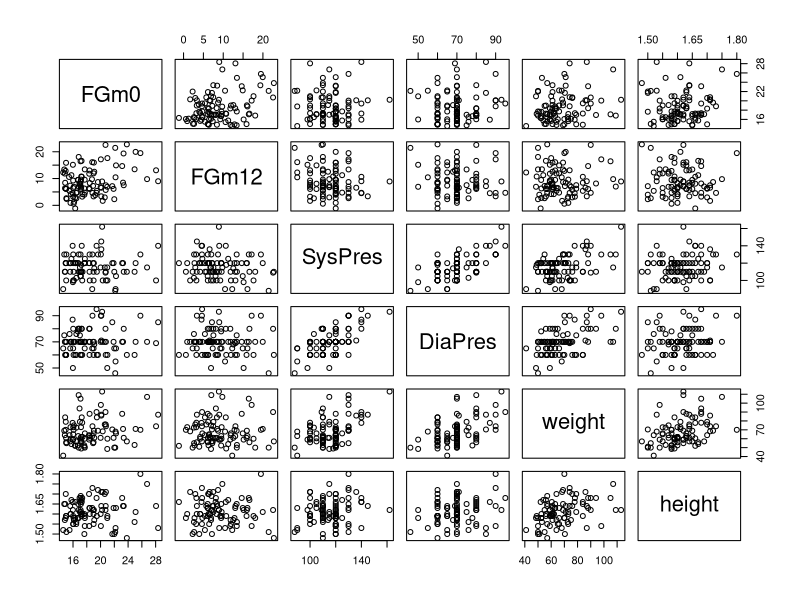
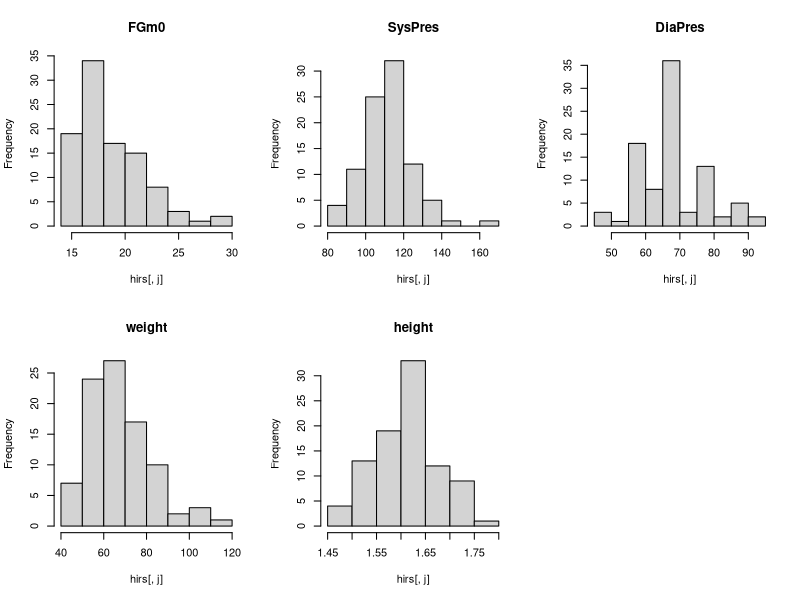
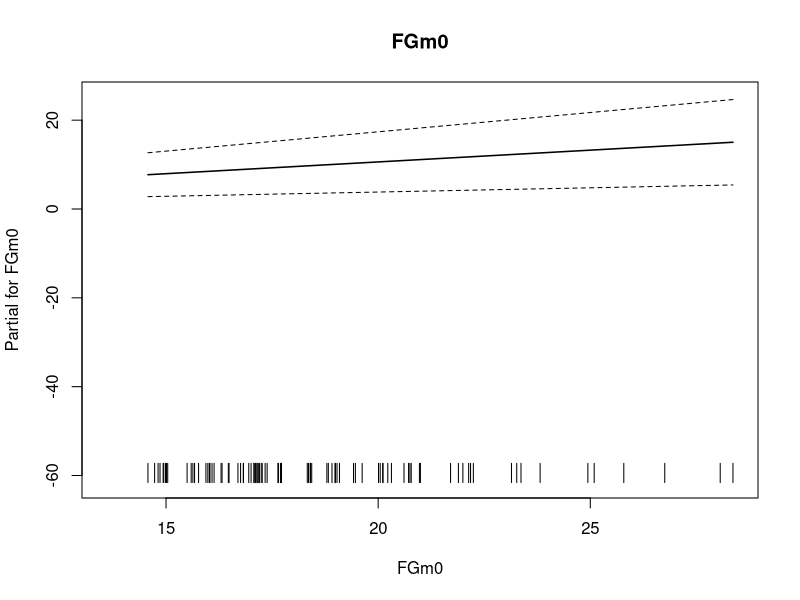
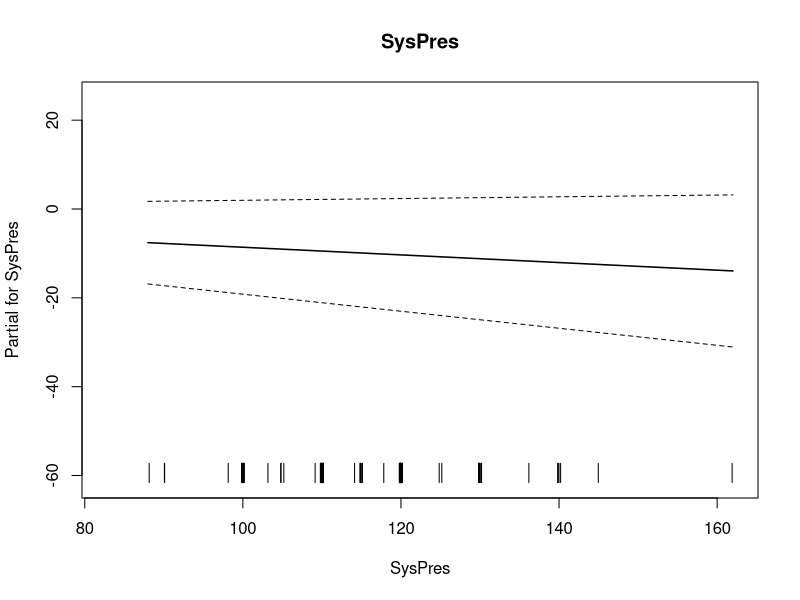
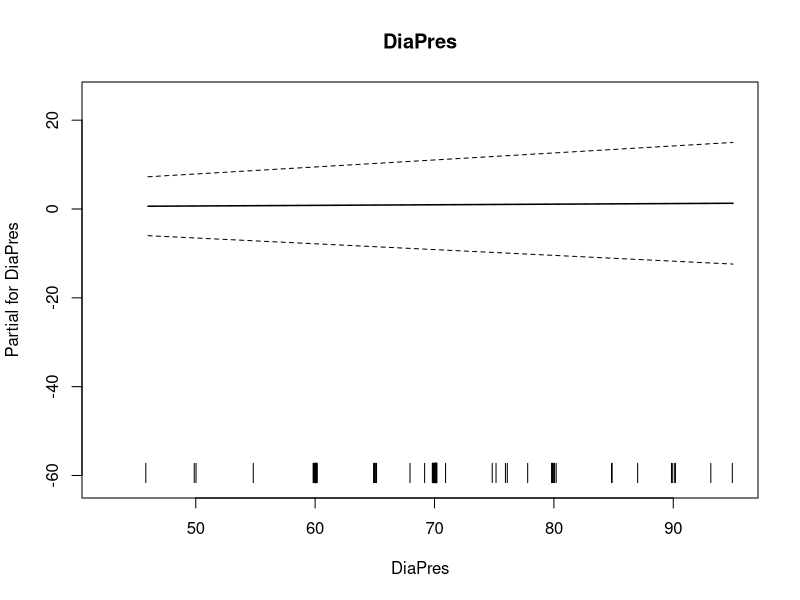
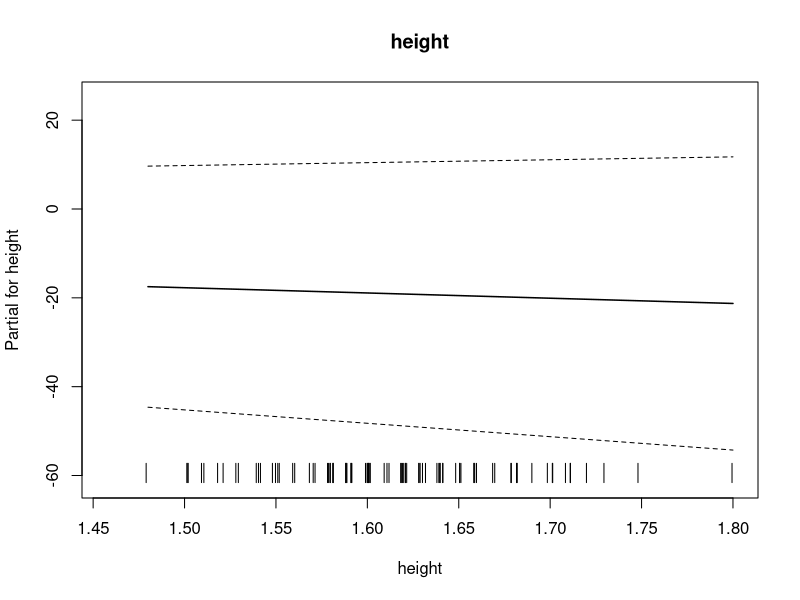
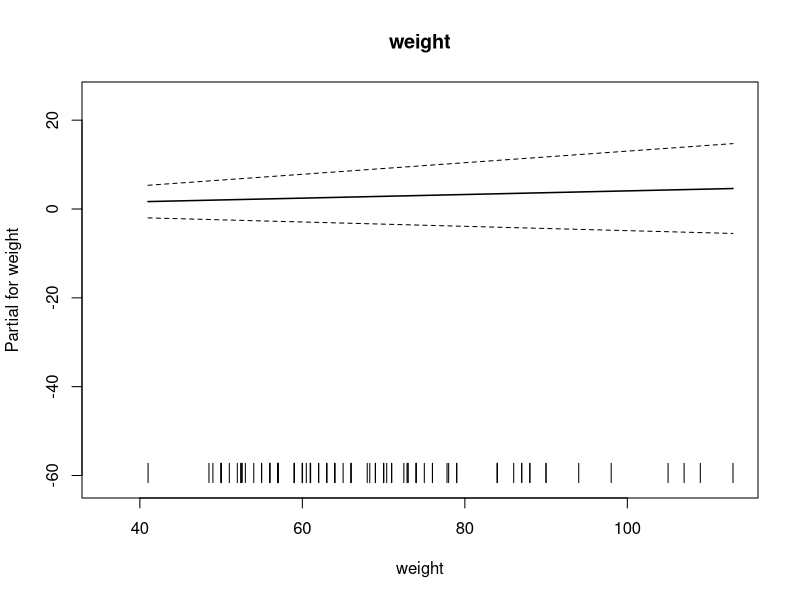
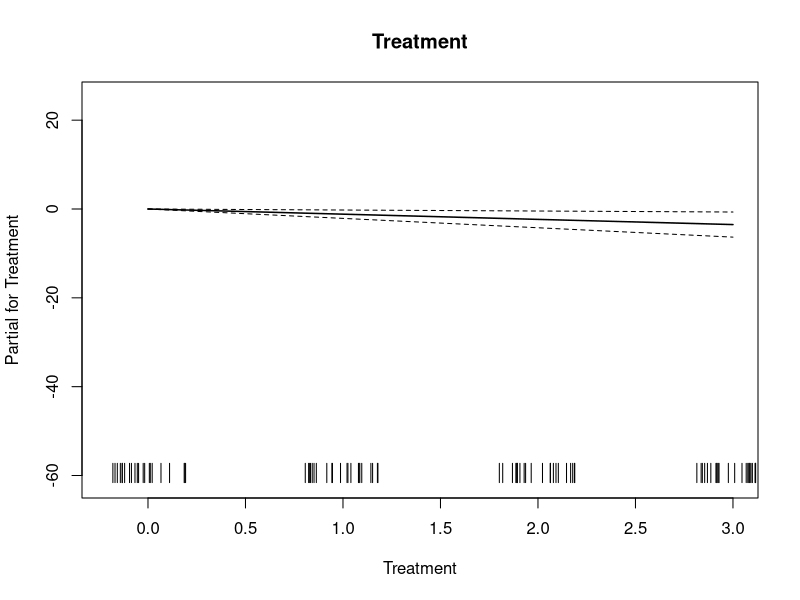

These figures' R source, in order: (Note: this script raises an error after producing the figures.)
## ---- chunk 1
knitr::opts_chunk$set(echo = TRUE)
## ---- chunk 2
library(sm)
library(mgcv)
## ---- chunk 3
hirs <- read.table("hirsutism.dat",header=T, sep="\t",fill=TRUE)

#summary(hirs)
attach(hirs)
## ---- chunk 4
plot(hirs[,-c(1,3,4)])
## ---- chunk 5
old.par<-par(mfrow=c(2,3))
for (j in c(2,6,7,8,9)) hist(hirs[,j],main=names(hirs)[j])
par(old.par)
## ---- chunk 6
apply(hirs[,-c(1,3,4,5)],2,sd, na.rm = T) # sd: standard deviation
## ---- chunk 7
apply(hirs[,-c(1,3,4,5)],2,function(x){diff(range(x, na.rm = T))})
## ---- chunk 8
# multiple linear regression
gam_0.1 <- gam(FGm12 ~ FGm0 + SysPres + DiaPres + height + weight + Treatment)
summary(gam_0.1)
## ---- chunk 9
plot(gam_0.1, all.terms=TRUE)
## ---- chunk 10
# generative additive model
gam_1.1 <- gam(FGm12 ~ s(FGm0, by=Treatment) + s(SysPres, by=Treatment) + s(DiaPres, by=Treatment) + s(height, by=Treatment) + s(weight, by=Treatment))
summary(gam_1.1)
## ---- chunk 11
plot(gam_1.1,residuals=TRUE, shade=TRUE, shade.col="lightblue", seWithMean=TRUE, cex=3, lwd=2, shift= coef(gam_1.1)[1])
## ---- chunk 12
gam.check(gam_1.1)
## ---- chunk 13
gam_1.2 <- gam(FGm12 ~ s(FGm0) + s(SysPres) + s(DiaPres) + s(height) + s(weight) )
summary(gam_1.2)
## ---- chunk 14
plot(gam_1.2,residuals=TRUE, shade=TRUE, shade.col="lightblue", seWithMean=TRUE, cex=3, lwd=2, shift= coef(gam_1.1)[1])
## ---- chunk 15
gam.check(gam_1.2)
## ---- chunk 16
# semiparametric model - SysPres (low df at model 1.1)
gam_2.1 <- gam(FGm12 ~ s(FGm0, by=Treatment) + SysPres + s(DiaPres, by=Treatment) + s(height, by=Treatment) + s(weight, by=Treatment))
summary(gam_2.1)
## ---- chunk 17
plot(gam_2.1,residuals=TRUE, shade=TRUE, shade.col="lightblue", seWithMean=TRUE, cex=3, lwd=2, shift= coef(gam_2.1)[1])
## ---- chunk 18
gam.check(gam_2.1)
## ---- chunk 19
# semiparametric model - FGm0 (low df at model 1.1)
gam_2.2 <- gam(FGm12 ~ FGm0 + s(SysPres, by=Treatment) + s(DiaPres, by=Treatment) + s(height, by=Treatment) + s(weight, by=Treatment))
summary(gam_2.2)
## ---- chunk 20
plot(gam_2.2,residuals=TRUE, shade=TRUE, shade.col="lightblue", seWithMean=TRUE, cex=3, lwd=2, shift= coef(gam_2.2)[1])
## ---- chunk 21
gam.check(gam_2.2)
## ---- chunk 22
# semiparametric model - DiaPres (low df at model 1.1)
gam_2.3 <- gam(FGm12 ~ s(FGm0, by=Treatment) + s(SysPres, by=Treatment) + DiaPres + s(height, by=Treatment) + s(weight, by=Treatment))
summary(gam_2.3)
## ---- chunk 23
plot(gam_2.3,residuals=TRUE, shade=TRUE, shade.col="lightblue", seWithMean=TRUE, cex=3, lwd=2, shift= coef(gam_2.3)[1])
## ---- chunk 24
gam.check(gam_2.3)
## ---- chunk 25
# semiparametric model - FGmO + SysPres
gam_3.1 <- gam(FGm12 ~ FGm0 + SysPres + s(DiaPres, by=Treatment) + s(height, by=Treatment) + s(weight, by=Treatment))
summary(gam_3.1)
## ---- chunk 26
plot(gam_3.1,residuals=TRUE, shade=TRUE, shade.col="lightblue", seWithMean=TRUE, cex=3, lwd=2, shift= coef(gam_3.1)[1])
## ---- chunk 27
gam.check(gam_3.1)
## ---- chunk 28
# semiparametric model - FGmO + DiaPres
gam_3.2 <- gam(FGm12 ~ FGm0 + s(SysPres, by=Treatment) + DiaPres + s(height, by=Treatment) + s(weight, by=Treatment))
summary(gam_3.2)
## ---- chunk 29
plot(gam_3.2,residuals=TRUE, shade=TRUE, shade.col="lightblue", seWithMean=TRUE, cex=3, lwd=2, shift= coef(gam_3.2)[1])
## ---- chunk 30
gam.check(gam_3.2)
## ---- chunk 31
gam_4.1 <- gam(FGm12 ~ FGm0 + SysPres + s(DiaPres, by=Treatment) + s(height, by=Treatment) + s(weight))
summary(gam_4.1)
## ---- chunk 32
plot(gam_4.1,residuals=TRUE, shade=TRUE, shade.col="lightblue", seWithMean=TRUE, cex=3, lwd=2, shift= coef(gam_4.1)[1])
## ---- chunk 33
gam.check(gam_4.1)
## ---- chunk 34
gam_5.1 <- gam(FGm12 ~ SysPres +  s(FGm0,SysPres, by=Treatment, k=5) + s(height, k=25, bs="cr") + s(weight,fx=TRUE,bs="cr"))
summary(gam_5.1)
## ---- chunk 35
plot(gam_5.1,residuals=TRUE, shade=TRUE, shade.col="lightblue", seWithMean=TRUE, cex=3, lwd=2, shift= coef(gam_6.1)[1])
## ---- chunk 36
vis.gam(gam_5.1, view = c("FGm0","SysPres"), plot.type = "persp", se=2, 
            theta = 140,  phi=30)
## ---- chunk 37
gam.check(gam_5.1)
## ---- chunk 38
plot(gam_1.1, residuals = TRUE,
     shade=TRUE, cex=2, lwd=2, 
     shift = gam_1.1$coefficients[1],
     seWithMean=TRUE,
     main=paste("Equiv. no. params.=",
                round(sum(gam_1.1$edf),2)))
## ---- chunk 39
vis.gam(gam_4.1,view=c("FGm0","Treatment"),
        theta = 40, phi = 40, r = sqrt(3), d = 1,)
vis.gam(gam_4.1, view=c("FGm0","Treatment"), plot.type = "persp", theta=40, phi=40)
vis.gam(gam_4.1, view=c("FGm0","weight"), plot.type = "contour")
## ---- chunk 40
anova(gam_0.1,gam_1.1,test="F")
## ---- chunk 41
anova(gam_0.1,gam_1.2,test="F")
## ---- chunk 42
anova(gam_1.2,gam_1.1,test="F")
## ---- chunk 43
anova(gam_2.1,gam_2.2,test="F")
## ---- chunk 44
anova(gam_2.2,gam_2.3,test="F")
## ---- chunk 45
anova(gam_2.2,gam_1.1,test="F")
## ---- chunk 46
anova(gam_3.1,gam_3.2,test="F")
## ---- chunk 47
anova(gam_3.1,gam_1.1,test="F")
## ---- chunk 48
anova(gam_3.1,gam_4.1,test="F")
## ---- chunk 49
anova(gam_4.1, gam_5.1,test="F")
## ---- chunk 50
vis.gam(gam_0.1,view=c("FGm0","weight"),
        theta = 40, phi = 25, r = sqrt(3), d = 1)
## ---- chunk 51
vis.gam(gam_3.1,view=c("FGm0","weight"),
        theta = 40, phi = 25, r = sqrt(3), d = 1)
## ---- chunk 52
vis.gam(gam_5.1,view=c("FGm0","weight"),
        theta = 40, phi = 25, r = sqrt(3), d = 1)
